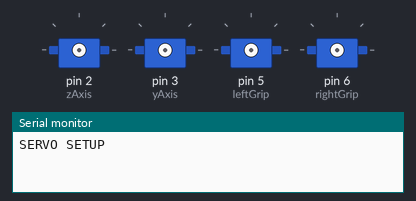
Simulated run of this sketch. Board: Arduino Uno, built with avr-gcc and run on an emulated ATmega328P. Shown: 4 × servo, the last lines printed to the serial monitor.

Above: at 0.1 s.
At 1.5 s:
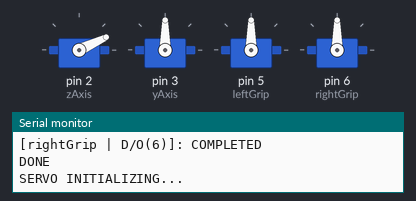
At 2.5 s:
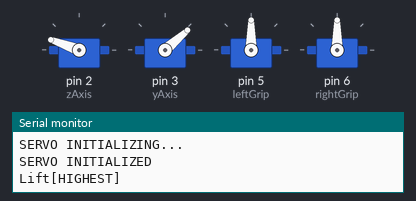
At 4.6 s:
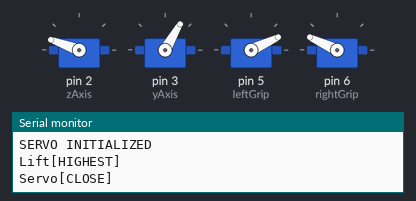
At 6.4 s:
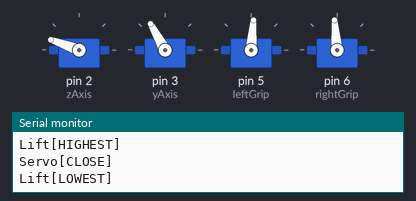
At 10.2 s:
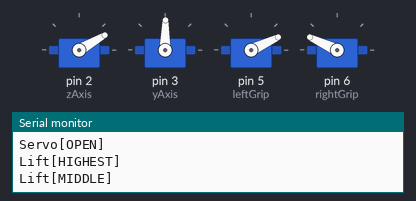
Timing chart, 0 to 11.7 s (numbered marks = the images above):
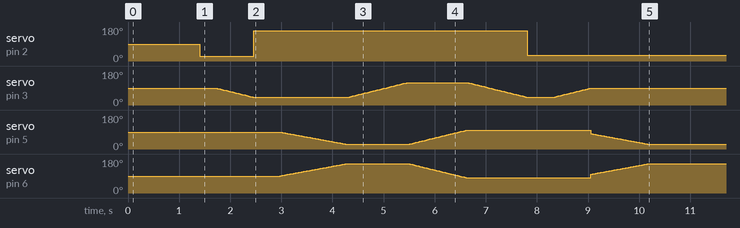

The sketch:

GROB_TESTER_1.5.ino
```cpp
// ____________________________________ PRE-SETUP ______________________________________
#include <Servo.h> // lib

Servo zAxis; // 180 degree turn                         [ServoType = 1]
Servo yAxis; // 4-bar mechanism for lifting             [ServoType = 2]

Servo rightGrip; // right servo of the gripper          [ServoType = 3]
Servo leftGrip; // left servo of the gripper            [ServoType = 4]

int const baseTurnResting = 30; // default value
int const baseTurnFacingFront = 160;

int const gripSetCloseRight = 80; // default value
int const gripSetCloseLeft = 100; // default value
int const gripSetOpenRight = 150;
int const gripSetOpenLeft = 30;

int const gripLiftLowest = 140; // default value
int const gripLiftFlat = 85;
int const gripLiftHighest = 70;

int nCurrentGripAngle = 0;
// ____________________________________ PRE-SETUP ______________________________________

// ______________________________________ SETUP ________________________________________
void setup()
{
  Serial.begin(9600);

  Serial.println("SERVO SETUP");
  delay(300);
  zAxis.attach(2);
  Serial.println("[zAxis | D/O(2)]: COMPLETED");
  yAxis.attach(3);
  delay(300);
  Serial.println("[yAxis | D/O(3)]: COMPLETED");
  leftGrip.attach(5);
  delay(300);
  Serial.println("[leftGrip | D/O(5)]: COMPLETED");
  rightGrip.attach(6);
  delay(300);
  Serial.println("[rightGrip | D/O(6)]: COMPLETED");
  delay(200);
  Serial.println("DONE");

  Serial.print("SERVO INITIALIZING");
  zAxis.write(25); // base resting
  Serial.print(".");
  yAxis.write(90); // lift - flattened
  Serial.print(".");
  //gripCall(1); // grip - closed
  Serial.println(".");
  delay(300);
  Serial.println("SERVO INITIALIZED");

  macroMoveCall(1);
}
// ______________________________________ SETUP ________________________________________


// _____________________________________ FUNCTIONS _____________________________________


// ___________________________________ BASE FUNCTIONS __________________________________
void baseCall(char cDir) // base turn Control
{
  switch(cDir)
  {
    case 'u': // facing front
      zAxis.write(baseTurnFacingFront);
      delay(500);
      break;

    case 'n': // resting
      zAxis.write(baseTurnResting);
      delay(500);
      break;
  }
}
// ___________________________________ BASE FUNCTIONS __________________________________

// ___________________________________ GRIP FUNCTIONS __________________________________
void gripManager(int nDestinAngle, bool bDir) // CurrentAngle is standardized on the right servo
{
  switch(bDir) // add or subs
  {
    case 1: // add
      for(int angR = rightGrip.read(); angR >= 25; angR--)
      {
        leftGrip.write(angR);
        rightGrip.write(map(angR,0,180,180,0));
        nCurrentGripAngle = angR;
        delay(20);
      }
      Serial.println("Servo[CLOSE]");
      break;

    case 0: // subs
      for(int angR = nCurrentGripAngle; angR < 100; angR++)
      {
        leftGrip.write(angR);
        rightGrip.write(map(angR,0,180,180,0));
        nCurrentGripAngle = angR;
        delay(15);
      }
      Serial.println("Servo[OPEN]");
      break;
  }
}

void gripCall(int nStatus)
{
  if(nStatus == 0)
  {
    gripManager(100, 1);
  }
  else if(nStatus == 1)
  {
    gripManager(30, 0);
  }
}
// ___________________________________ GRIP FUNCTIONS __________________________________

// ___________________________________ LIFT FUNCTIONS __________________________________
void liftManager(int nDestinAngle, int nLevel)
{
  switch(nLevel) // add or subs
  {
    case 0: // add
      for(int nTheta = yAxis.read() ; nTheta < nDestinAngle ; nTheta++)
      {
        yAxis.write(nTheta);
        delay(15);
      }
      Serial.println("Lift[LOWEST]");
      break;

    case 1: // middle
      if(yAxis.read() > 90)
      {
        for(int nTheta = yAxis.read() ; nTheta > nDestinAngle ; nTheta--)
        {
          yAxis.write(nTheta);
          delay(15);
        }
      }
      else if(yAxis.read() < 90)
      {
        for(int nTheta = yAxis.read() ; nTheta < nDestinAngle ; nTheta++)
        {
          yAxis.write(nTheta);
          delay(15);
        }
      }
      Serial.println("Lift[MIDDLE]");
      break;

    case 2: // subs
      for(int nTheta = yAxis.read() ; nTheta > nDestinAngle ; nTheta--)
      {
        yAxis.write(nTheta);
        delay(15);
      }
      Serial.println("Lift[HIGHEST]");
      break;
  }
}

void liftCall(int nLevel) // lifter control
{
  switch(nLevel)
  {
    case 0: // Lowest
      liftManager(120, 0);
      break;

    case 1: // Flat(mid)
      liftManager(90, 1);
      break;

    case 2: // Highest
      liftManager(40, 2);
      break;
  }
}
// ___________________________________ LIFT FUNCTIONS __________________________________

// ___________________________________ MCR. FUNCTIONS __________________________________
void macroMoveCall(int nMacro)
{
  switch(nMacro)
  {
    case 0: // initial position macro [RESTING]
      baseCall('n');
      liftCall(1);
      gripCall(1);
      break;

    case 1: // basic grabbing macro [FULL CYCLE]
      liftCall(2);
      baseCall('u');
      gripCall(0);
      liftCall(0);
      gripCall(1);
      liftCall(2);
      baseCall('n');
      liftCall(1);
      gripCall(0);
      break;
  }
}
// ___________________________________ MCR. FUNCTIONS __________________________________


// _____________________________________ FUNCTIONS _____________________________________


void loop()
{

}
```
